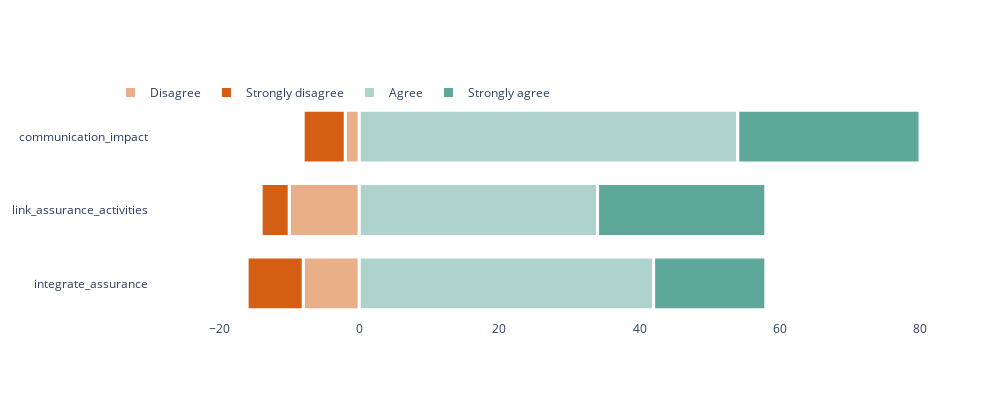

The code cell stored with this chart in its notebook:
### Code cell
centered_likert_plot(df_opinion, palette_left=['Red_50','Red'], palette_right=['Teal_50','Teal'], left_columns=['Disagree','Strongly disagree'], right_columns=['Agree','Strongly agree'], xaxis_range=[-30, 80], output_file="report_plots/perception_assurance.svg")

### Figure 1 — Plotly figure (JSON) as saved in the notebook; plotly's stock layout.template omitted (floating-point values rounded to 4 significant figures)
{"data": [{"customdata": [2, 10, 8], "hovertemplate": "%{y}: %{customdata}", "marker": {"color": "#E9AF89", "line": {"color": "white", "width": 3}}, "name": "Disagree", "orientation": "h", "type": "bar", "x": [-2, -10, -8], "y": ["communication_impact", "link_assurance_activities", "integrate_assurance"]}, {"customdata": [6, 4, 8], "hovertemplate": "%{y}: %{customdata}", "marker": {"color": "#D45F14", "line": {"color": "white", "width": 3}}, "name": "Strongly disagree", "orientation": "h", "type": "bar", "x": [-6, -4, -8], "y": ["communication_impact", "link_assurance_activities", "integrate_assurance"]}, {"hovertemplate": "%{y}: %{x}", "marker": {"color": "#AED3CC", "line": {"color": "white", "width": 3}}, "name": "Agree", "orientation": "h", "type": "bar", "x": [54, 34, 42], "y": ["communication_impact", "link_assurance_activities", "integrate_assurance"]}, {"hovertemplate": "%{y}: %{x}", "marker": {"color": "#5DA899", "line": {"color": "white", "width": 3}}, "name": "Strongly agree", "orientation": "h", "type": "bar", "x": [26, 24, 16], "y": ["communication_impact", "link_assurance_activities", "integrate_assurance"]}], "layout": {"bargap": 0.2, "bargroupgap": 0.1, "barmode": "relative", "font": {"size": 12}, "height": 400, "legend": {"orientation": "h", "x": -0.05, "y": 1.1}, "paper_bgcolor": "white", "plot_bgcolor": "white", "width": 1000, "xaxis": {"range": [-30, 80], "showgrid": false}, "yaxis": {"autorange": "reversed", "showgrid": false}}}
